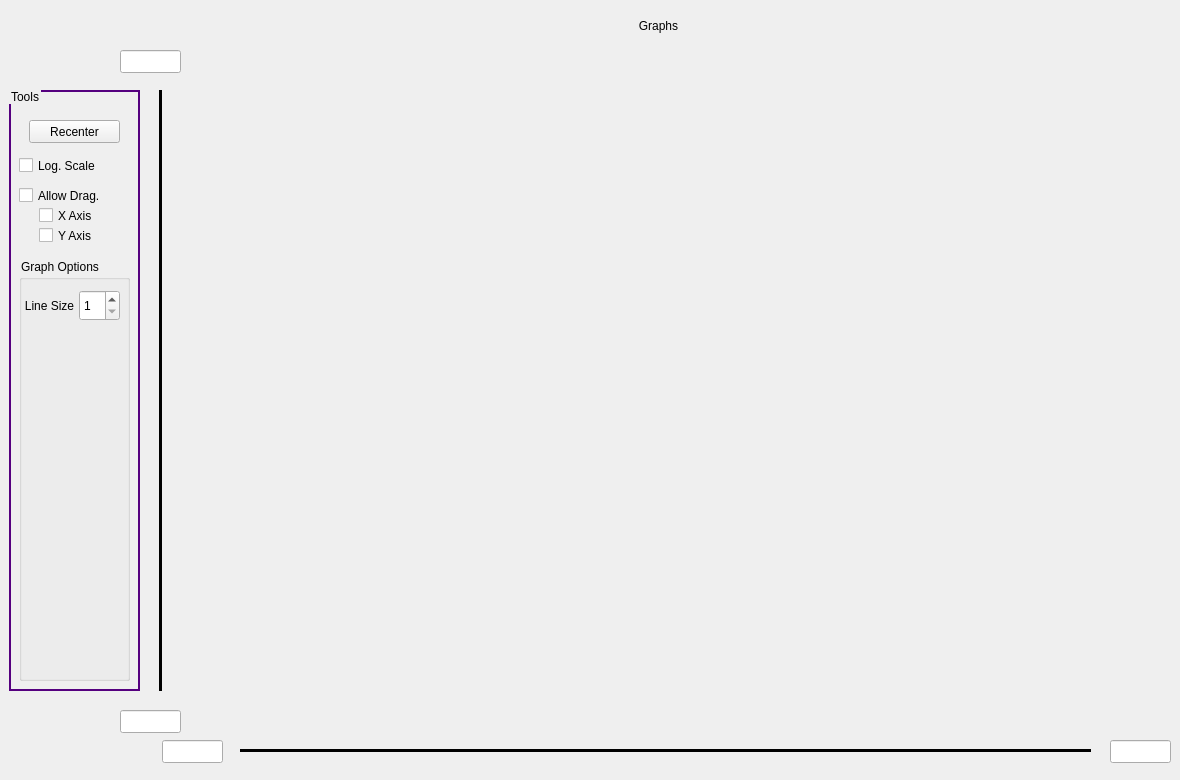
<?xml version="1.0" encoding="UTF-8"?>
<ui version="4.0">
 <class>QZPlotwidget</class>
 <widget class="QWidget" name="QZPlotwidget">
  <property name="geometry">
   <rect>
    <x>0</x>
    <y>0</y>
    <width>1180</width>
    <height>780</height>
   </rect>
  </property>
  <property name="windowTitle">
   <string>Form</string>
  </property>
  <widget class="QCustomPlot" name="customPlot" native="true">
   <property name="geometry">
    <rect>
     <x>190</x>
     <y>50</y>
     <width>951</width>
     <height>681</height>
    </rect>
   </property>
  </widget>
  <widget class="QLabel" name="plotTitle">
   <property name="geometry">
    <rect>
     <x>188</x>
     <y>10</y>
     <width>941</width>
     <height>31</height>
    </rect>
   </property>
   <property name="text">
    <string>Graphs</string>
   </property>
   <property name="scaledContents">
    <bool>false</bool>
   </property>
   <property name="alignment">
    <set>Qt::AlignCenter</set>
   </property>
  </widget>
  <widget class="QLineEdit" name="xMinIF">
   <property name="geometry">
    <rect>
     <x>162</x>
     <y>740</y>
     <width>61</width>
     <height>23</height>
    </rect>
   </property>
  </widget>
  <widget class="QLineEdit" name="xMaxIF">
   <property name="geometry">
    <rect>
     <x>1110</x>
     <y>740</y>
     <width>61</width>
     <height>23</height>
    </rect>
   </property>
  </widget>
  <widget class="QLineEdit" name="yMinIF">
   <property name="geometry">
    <rect>
     <x>120</x>
     <y>710</y>
     <width>61</width>
     <height>23</height>
    </rect>
   </property>
  </widget>
  <widget class="QLineEdit" name="yMaxIF">
   <property name="geometry">
    <rect>
     <x>120</x>
     <y>50</y>
     <width>61</width>
     <height>23</height>
    </rect>
   </property>
  </widget>
  <widget class="QGroupBox" name="toolsGroupBox">
   <property name="geometry">
    <rect>
     <x>9</x>
     <y>90</y>
     <width>131</width>
     <height>601</height>
    </rect>
   </property>
   <property name="styleSheet">
    <string notr="true">#toolsGroupBox
{
	border: 2px solid rgb(85, 0, 127);
}

QGroupBox::title
{
	padding: 0 0px
}</string>
   </property>
   <property name="title">
    <string>Tools</string>
   </property>
   <widget class="QCheckBox" name="logScaleCB">
    <property name="geometry">
     <rect>
      <x>10</x>
      <y>60</y>
      <width>111</width>
      <height>31</height>
     </rect>
    </property>
    <property name="text">
     <string>Log. Scale</string>
    </property>
   </widget>
   <widget class="QCheckBox" name="allowDragCB">
    <property name="geometry">
     <rect>
      <x>10</x>
      <y>90</y>
      <width>111</width>
      <height>31</height>
     </rect>
    </property>
    <property name="text">
     <string>Allow Drag.</string>
    </property>
   </widget>
   <widget class="QPushButton" name="recenterPB">
    <property name="geometry">
     <rect>
      <x>20</x>
      <y>30</y>
      <width>91</width>
      <height>23</height>
     </rect>
    </property>
    <property name="text">
     <string>Recenter</string>
    </property>
   </widget>
   <widget class="QCheckBox" name="dragXCB">
    <property name="geometry">
     <rect>
      <x>30</x>
      <y>110</y>
      <width>111</width>
      <height>31</height>
     </rect>
    </property>
    <property name="text">
     <string>X Axis</string>
    </property>
   </widget>
   <widget class="QCheckBox" name="dragYCB">
    <property name="geometry">
     <rect>
      <x>30</x>
      <y>130</y>
      <width>91</width>
      <height>31</height>
     </rect>
    </property>
    <property name="focusPolicy">
     <enum>Qt::WheelFocus</enum>
    </property>
    <property name="text">
     <string>Y Axis</string>
    </property>
   </widget>
   <widget class="QGroupBox" name="graphToolsGB">
    <property name="geometry">
     <rect>
      <x>10</x>
      <y>170</y>
      <width>111</width>
      <height>421</height>
     </rect>
    </property>
    <property name="title">
     <string>Graph Options</string>
    </property>
    <widget class="QSpinBox" name="lineSizeSB">
     <property name="geometry">
      <rect>
       <x>60</x>
       <y>30</y>
       <width>41</width>
       <height>31</height>
      </rect>
     </property>
     <property name="minimum">
      <number>1</number>
     </property>
     <property name="maximum">
      <number>20</number>
     </property>
    </widget>
    <widget class="QLabel" name="label">
     <property name="geometry">
      <rect>
       <x>0</x>
       <y>30</y>
       <width>61</width>
       <height>31</height>
      </rect>
     </property>
     <property name="text">
      <string>Line Size</string>
     </property>
     <property name="scaledContents">
      <bool>false</bool>
     </property>
     <property name="alignment">
      <set>Qt::AlignCenter</set>
     </property>
     <property name="wordWrap">
      <bool>true</bool>
     </property>
    </widget>
   </widget>
   <zorder>logScaleCB</zorder>
   <zorder>recenterPB</zorder>
   <zorder>dragXCB</zorder>
   <zorder>dragYCB</zorder>
   <zorder>allowDragCB</zorder>
   <zorder>graphToolsGB</zorder>
  </widget>
  <widget class="QWidget" name="yAxisHitbox" native="true">
   <property name="geometry">
    <rect>
     <x>190</x>
     <y>90</y>
     <width>51</width>
     <height>601</height>
    </rect>
   </property>
  </widget>
  <widget class="QWidget" name="xAxisHitbox" native="true">
   <property name="geometry">
    <rect>
     <x>240</x>
     <y>690</y>
     <width>851</width>
     <height>41</height>
    </rect>
   </property>
   <property name="toolTipDuration">
    <number>0</number>
   </property>
  </widget>
  <widget class="Line" name="xSliderLine">
   <property name="geometry">
    <rect>
     <x>240</x>
     <y>740</y>
     <width>851</width>
     <height>21</height>
    </rect>
   </property>
   <property name="frameShadow">
    <enum>QFrame::Plain</enum>
   </property>
   <property name="lineWidth">
    <number>3</number>
   </property>
   <property name="orientation">
    <enum>Qt::Horizontal</enum>
   </property>
  </widget>
  <widget class="QLabel" name="xSliderHandleLeft">
   <property name="geometry">
    <rect>
     <x>240</x>
     <y>740</y>
     <width>16</width>
     <height>21</height>
    </rect>
   </property>
   <property name="text">
    <string/>
   </property>
   <property name="pixmap">
    <pixmap>../../../../mnt/hgfs/Dropbox/ORNL/QinemaTic5/widgets/resources/slider.png</pixmap>
   </property>
   <property name="scaledContents">
    <bool>true</bool>
   </property>
  </widget>
  <widget class="QLabel" name="xSliderHandleRight">
   <property name="geometry">
    <rect>
     <x>1080</x>
     <y>740</y>
     <width>16</width>
     <height>21</height>
    </rect>
   </property>
   <property name="text">
    <string/>
   </property>
   <property name="pixmap">
    <pixmap>../../../../mnt/hgfs/Dropbox/ORNL/QinemaTic5/widgets/resources/slider.png</pixmap>
   </property>
   <property name="scaledContents">
    <bool>true</bool>
   </property>
  </widget>
  <widget class="Line" name="ySliderLine">
   <property name="geometry">
    <rect>
     <x>150</x>
     <y>90</y>
     <width>21</width>
     <height>601</height>
    </rect>
   </property>
   <property name="frameShadow">
    <enum>QFrame::Plain</enum>
   </property>
   <property name="lineWidth">
    <number>3</number>
   </property>
   <property name="orientation">
    <enum>Qt::Vertical</enum>
   </property>
  </widget>
  <widget class="QLabel" name="ySliderHandleBottom">
   <property name="geometry">
    <rect>
     <x>150</x>
     <y>680</y>
     <width>21</width>
     <height>16</height>
    </rect>
   </property>
   <property name="text">
    <string/>
   </property>
   <property name="pixmap">
    <pixmap>../../../../mnt/hgfs/Dropbox/ORNL/QinemaTic5/widgets/resources/slider_rot.png</pixmap>
   </property>
   <property name="scaledContents">
    <bool>true</bool>
   </property>
  </widget>
  <widget class="QLabel" name="ySliderHandleTop">
   <property name="geometry">
    <rect>
     <x>150</x>
     <y>90</y>
     <width>21</width>
     <height>16</height>
    </rect>
   </property>
   <property name="text">
    <string/>
   </property>
   <property name="pixmap">
    <pixmap>../../../../mnt/hgfs/Dropbox/ORNL/QinemaTic5/widgets/resources/slider_rot.png</pixmap>
   </property>
   <property name="scaledContents">
    <bool>true</bool>
   </property>
  </widget>
  <zorder>plotTitle</zorder>
  <zorder>xMinIF</zorder>
  <zorder>xMaxIF</zorder>
  <zorder>yMinIF</zorder>
  <zorder>yMaxIF</zorder>
  <zorder>toolsGroupBox</zorder>
  <zorder>customPlot</zorder>
  <zorder>xAxisHitbox</zorder>
  <zorder>yAxisHitbox</zorder>
  <zorder>xSliderLine</zorder>
  <zorder>xSliderHandleLeft</zorder>
  <zorder>xSliderHandleRight</zorder>
  <zorder>ySliderLine</zorder>
  <zorder>ySliderHandleBottom</zorder>
  <zorder>ySliderHandleTop</zorder>
 </widget>
 <customwidgets>
  <customwidget>
   <class>QCustomPlot</class>
   <extends>QWidget</extends>
   <header>qcustomplot.h</header>
   <container>1</container>
  </customwidget>
 </customwidgets>
 <resources/>
 <connections/>
</ui>
